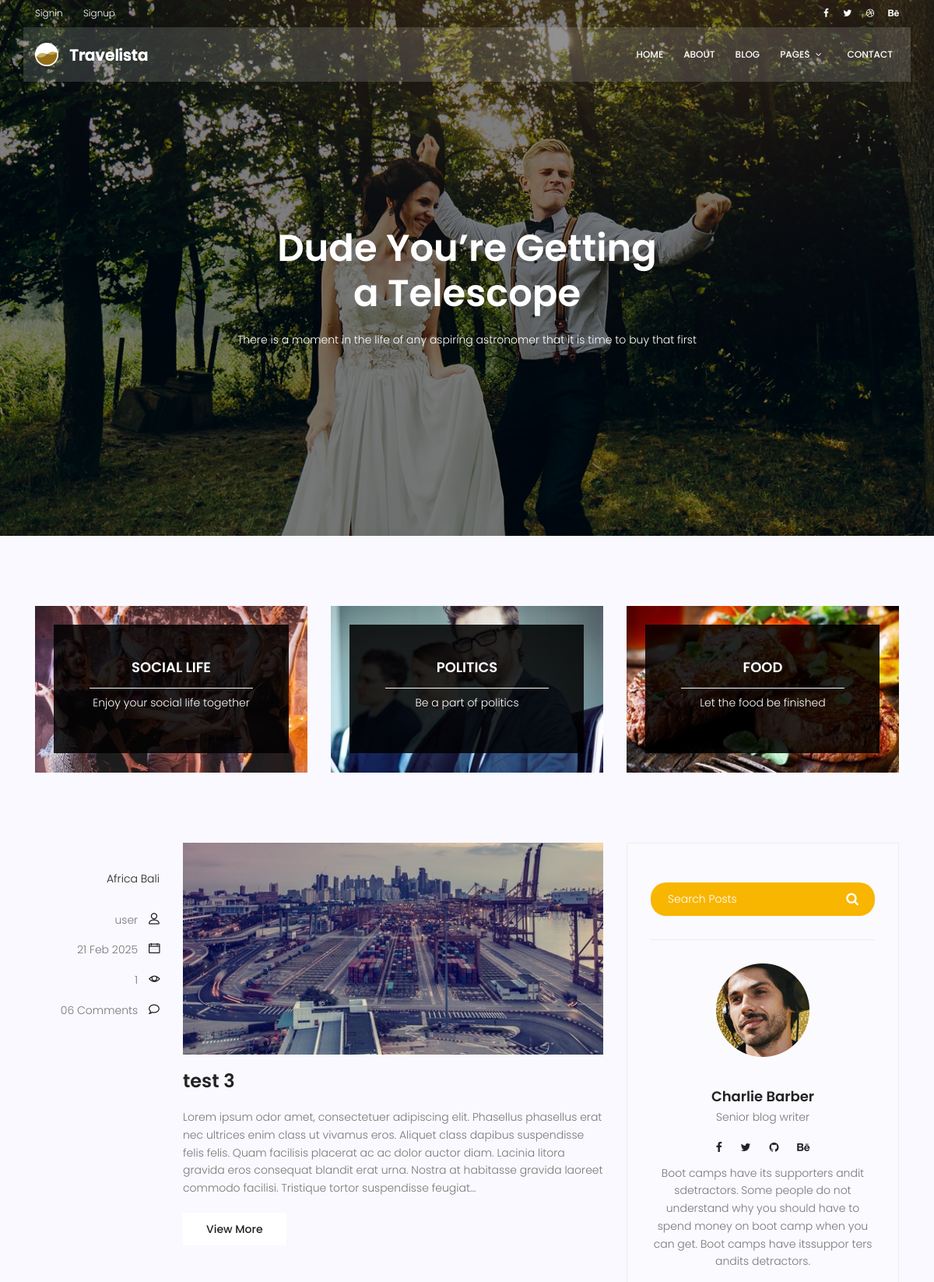
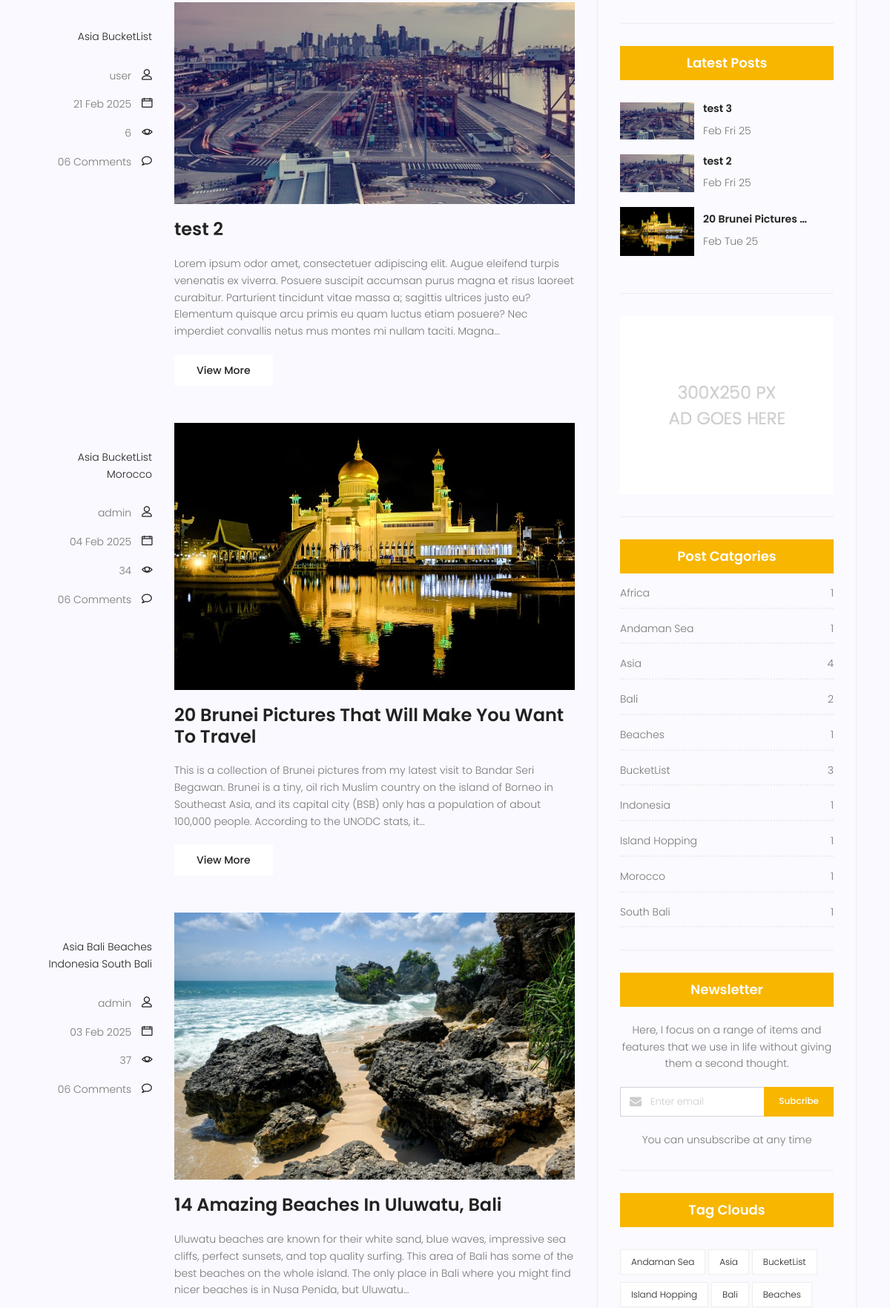
The app's page /blog/search/ (upper part) with its own data (2 pictures, top to bottom).
### app_blog/models.py (models this page shows, shortened)
class category(models.Model):
    name = models.CharField(max_length=150, null=False)
    def __str__(self):
        return self.name

class blog(models.Model):
    image = models.ImageField(upload_to='blog', default='blog/blog_default.jpg')
    author = models.ForeignKey(User, on_delete=models.SET_NULL, null=True)
    title = models.CharField(max_length=255)
    content = models.TextField()
    category = models.ManyToManyField(category)
    counted_views = models.IntegerField(default=0)
    status = models.BooleanField(default=False)
    published_date = models.DateTimeField(null=True)
    created_date = models.DateField(auto_now_add=True)
    updated_date = models.DateTimeField(auto_now=True)
    @property
    def excert(self):
        return Truncator(self.content).words(50)

### app_blog/views.py (the view)
# urls.py: path('blog/search/', views.blog_search, name='blog_search'),
def blog_search(request):
    filters = Q(status=True, published_date__lte = timezone.now())
    if str := request.GET.get('search'):
        filters &= Q(content__contains=str)
    posts = models.blog.objects.filter(filters).order_by('-pk')
    context = {'posts': posts}
    return render(request, 'app_blog/blog-home.html', context)

### app_blog/templatetags/app_blog_tags.py (called while the page is built)
@register.inclusion_tag('app_blog/latest_post.html')
def latestpost():
    posts = blog.objects.filter(status=True, published_date__lte=timezone.now()).order_by('-pk')[:3]
    return {'posts': posts}

@register.inclusion_tag('app_blog/post_categories.html')
def postcategories():
    filters = Q(status=True, published_date__lte = timezone.now())
    categories = blog.objects.values('category__name').filter(filters).annotate(count=Count('id'))
    return {'cats': categories}

@register.inclusion_tag('app_blog/post_categories_list1.html')
def post_categories_list():
    filters = Q(status=True, published_date__lte = timezone.now())
    categorise = blog.objects.values('category__name').filter(filters).distinct()
    return {'cats': categorise}

### app_blog/templates/app_blog/blog-home.html (shortened to what this page needs)
{% extends 'app_blog/base.html' %}
{% load static %}
{% load app_blog_tags %}
{% block content %}
			<section class="banner-area relative blog-home-banner" id="home">
				<div class="overlay overlay-bg"></div>
				<div class="container">
					<div class="row d-flex align-items-center justify-content-center">
						<div class="about-content blog-header-content col-lg-12">
							<h1 class="text-white">
								Dude You’re Getting
								a Telescope
							</h1>
							<p class="text-white">
								There is a moment in the life of any aspiring astronomer that it is time to buy that first
							</p>
						</div>
					</div>
				</div>
			</section>
			<section class="top-category-widget-area pt-90 pb-90 ">
				<div class="container">
					<div class="row">
						<div class="col-lg-4">
							<div class="single-cat-widget">
								<div class="content relative">
									<div class="overlay overlay-bg"></div>
								    <a href="#" target="_blank">
								      <div class="thumb">
								  		 <img class="content-image img-fluid d-block mx-auto" src="{% static 'app_blog/img/blog/cat-widget1.jpg' %}" alt="">
								  	  </div>
								      <div class="content-details">
								        <h4 class="content-title mx-auto text-uppercase">Social life</h4>
								        <span></span>
								        <p>Enjoy your social life together</p>
								      </div>
								    </a>
								</div>
							</div>
						</div>
						<div class="col-lg-4">
							<div class="single-cat-widget">
								<div class="content relative">
									<div class="overlay overlay-bg"></div>
								    <a href="#" target="_blank">
								      <div class="thumb">
								  		 <img class="content-image img-fluid d-block mx-auto" src="{% static 'app_blog/img/blog/cat-widget2.jpg' %}" alt="">
								  	  </div>
								      <div class="content-details">
								        <h4 class="content-title mx-auto text-uppercase">Politics</h4>
								        <span></span>
								        <p>Be a part of politics</p>
								      </div>
								    </a>
								</div>
							</div>
						</div>
						<div class="col-lg-4">
							<div class="single-cat-widget">
								<div class="content relative">
									<div class="overlay overlay-bg"></div>
								    <a href="#" target="_blank">
								      <div class="thumb">
								  		 <img class="content-image img-fluid d-block mx-auto" src="{% static 'app_blog/img/blog/cat-widget3.jpg' %}" alt="">
								  	  </div>
								      <div class="content-details">
								        <h4 class="content-title mx-auto text-uppercase">Food</h4>
								        <span></span>
								        <p>Let the food be finished</p>
								      </div>
								    </a>
								</div>
							</div>
						</div>
					</div>
				</div>
			</section>
			<section class="post-content-area">
				<div class="container">
					<div class="row">
						<div class="col-lg-8 posts-list">
							{% for post in posts %}
								<div class="single-post row">
									<div class="col-lg-3  col-md-3 meta-details">
										<ul class="tags">
											{% for tag in post.category.all %}
												<li><a href="{% url 'app_blog:blog_home' cat=tag %}">{{tag}}</a></li>
											{% endfor %}
										</ul>
										<div class="user-details row">
											<p class="user-name col-lg-12 col-md-12 col-6"><a href="{% url 'app_blog:blog_home' user=post.author %}">{{post.author}}</a> <span class="lnr lnr-user"></span></p>
											<p class="date col-lg-12 col-md-12 col-6"><a href="#">{{post.published_date| date:"d M Y"}}</a> <span class="lnr lnr-calendar-full"></span></p>
											<p class="view col-lg-12 col-md-12 col-6"><a href="#">{{post.counted_views}}</a> <span class="lnr lnr-eye"></span></p>
											<p class="comments col-lg-12 col-md-12 col-6"><a href="#">06 Comments</a> <span class="lnr lnr-bubble"></span></p>
										</div>
									</div>
									<div class="col-lg-9 col-md-9 ">
										<div class="feature-img">
											<img class="img-fluid" src="{{ post.image.url }}" alt="">
										</div>
										<a class="posts-title" href="{% url 'app_blog:blog_detail' post.id %}"><h3>{{post.title}}</h3></a>
										<p class="excert">
											{{post.excert}}
										</p>
										<a href="{% url 'app_blog:blog_detail' post.id %}" class="primary-btn">View More</a>
									</div>
								</div>
							{% endfor %}
						</div>
						<div class="col-lg-4 sidebar-widgets">
							<div class="widget-wrap">
								<div class="single-sidebar-widget search-widget">
									<form class="search-form" action="{% url 'app_blog:blog_search' %}">
			                            <input placeholder="Search Posts" name="search" type="text" onfocus="this.placeholder = ''" onblur="this.placeholder = 'Search Posts'" >
			                            <button type="submit"><i class="fa fa-search"></i></button>
			                        </form>
								</div>
								<div class="single-sidebar-widget user-info-widget">
									<img src="{% static 'app_blog/img/blog/user-info.png' %}" alt="">
									<a href="#"><h4>Charlie Barber</h4></a>
									<p>
										Senior blog writer
									</p>
									<ul class="social-links">
										<li><a href="#"><i class="fa fa-facebook"></i></a></li>
										<li><a href="#"><i class="fa fa-twitter"></i></a></li>
										<li><a href="#"><i class="fa fa-github"></i></a></li>
										<li><a href="#"><i class="fa fa-behance"></i></a></li>
									</ul>
									<p>
										Boot camps have its supporters andit sdetractors. Some people do not understand why you should have to spend money on boot camp when you can get. Boot camps have itssuppor ters andits detractors.
									</p>
								</div>
								{% latestpost %}
								<div class="single-sidebar-widget ads-widget">
									<a href="#"><img class="img-fluid" src="{% static 'app_blog/img/blog/ads-banner.jpg' %}" alt=""></a>
								</div>
								{% postcategories %}
								<div class="single-sidebar-widget newsletter-widget">
									<h4 class="newsletter-title">Newsletter</h4>
									<p>
										Here, I focus on a range of items and features that we use in life without
										giving them a second thought.
									</p>
									<div class="form-group d-flex flex-row">
									   <div class="col-autos">
									      <div class="input-group">
									        <div class="input-group-prepend">
									          <div class="input-group-text"><i class="fa fa-envelope" aria-hidden="true"></i>
											</div>
									        </div>
									        <input type="text" class="form-control" id="inlineFormInputGroup" placeholder="Enter email" onfocus="this.placeholder = ''" onblur="this.placeholder = 'Enter email'" >
									      </div>
									    </div>
									    <a href="#" class="bbtns">Subcribe</a>
									</div>
									<p class="text-bottom">
										You can unsubscribe at any time
									</p>
								</div>
								{% post_categories_list %}
							</div>
						</div>
					</div>
				</div>
			</section>
		</body>
	</html>
{% endblock %}

### app_blog/templates/app_blog/base.html (shortened to what this page needs)
{% load static %}
	<!DOCTYPE html>
	<html lang="zxx" class="no-js">
	<head>
			<link rel="stylesheet" href="{% static 'app_blog/css/linearicons.css' %}">
			<link rel="stylesheet" href="{% static 'app_blog/css/font-awesome.min.css' %}">
			<link rel="stylesheet" href="{% static 'app_blog/css/bootstrap.css' %}">
			<link rel="stylesheet" href="{% static 'app_blog/css/magnific-popup.css' %}">
			<link rel="stylesheet" href="{% static 'app_blog/css/jquery-ui.css' %}">
			<link rel="stylesheet" href="{% static 'app_blog/css/nice-select.css' %}">
			<link rel="stylesheet" href="{% static 'app_blog/css/animate.min.css' %}">
			<link rel="stylesheet" href="{% static 'app_blog/css/owl.carousel.css' %}">
			<link rel="stylesheet" href="{% static 'app_blog/css/main.css' %}">
		</head>
		<body>
			<header id="header">
				<div class="header-top">
					<div class="container">
			  		<div class="row align-items-center">
			  			<div class="col-lg-6 col-sm-6 col-6 header-top-left">
			  				<ul>
								{% if request.user.is_authenticated %}
									<li><a href="#">Hi {{ request.user.username }}</a></li>
									<li><a href="{% url 'accounts:logout' %}">Logout</a></li>
								{% else %}
									<li><a href="{% url 'accounts:login' %}">Signin</a></li>
									<li><a href="{% url 'accounts:signup' %}">Signup</a></li>
								{% endif %}
			  				</ul>
			  			</div>
			  			<div class="col-lg-6 col-sm-6 col-6 header-top-right">
							<div class="header-social">
								<a href="#"><i class="fa fa-facebook"></i></a>
								<a href="#"><i class="fa fa-twitter"></i></a>
								<a href="#"><i class="fa fa-dribbble"></i></a>
								<a href="#"><i class="fa fa-behance"></i></a>
							</div>
			  			</div>
			  		</div>
					</div>
				</div>
				<div class="container main-menu">
					<div class="row align-items-center justify-content-between d-flex">
				      <div id="logo">
				        <a href="{% url 'app_blog:blog_home' %}"><img src="{% static 'app_blog/img/logo.png' %}" alt="" title="" /></a>
				      </div>
				      <nav id="nav-menu-container">
				        <ul class="nav-menu">
				          <li><a href="{% url 'app_blog:home' %}">Home</a></li>
				          <li><a href="{% url 'app_blog:home' %}">About</a></li>
				          <li class="menu-has-children"><a href="{% url 'app_blog:blog_home' %}">Blog</a>
				          </li>
				          <li class="menu-has-children"><a href="">Pages</a>
				          </li>
				          <li><a href="{% url 'app_blog:contact' %}">Contact</a></li>
				        </ul>
				      </nav>
					</div>
				</div>
			</header>
			{% block content %}
			{% endblock %}
		</body>
	</html>

### app_blog/templates/app_blog/latest_post.html
<div class="single-sidebar-widget popular-post-widget">
    <h4 class="popular-title">Latest Posts</h4>
        <div class="popular-post-list">
        {% for post in posts %}
        <div class="single-post-list d-flex flex-row align-items-center">
            <div class="thumb">
                <img class="img-fluid" src="{{post.image.url}}" alt="" style="max-width: 100px;">
            </div>
            <div class="details">
                <a href="{% url 'app_blog:blog_detail' post.id %}"><h6>{{post.title|truncatewords:3}}</h6></a>
                <p>{{post.published_date|date:"M D y"}}</p>
            </div>
        </div>
        {% endfor %}
    </div>
</div>

### app_blog/templates/app_blog/post_categories.html
<div class="single-sidebar-widget post-category-widget">
    <h4 class="category-title">Post Catgories</h4>
    <ul class="cat-list">
        {% for cat in cats %}
        <li>
            <a href="{% url 'app_blog:blog_home' cat=cat.category__name %}" class="d-flex justify-content-between">
                <p>{{cat.category__name}}</p>
                <p>{{cat.count}}</p>
            </a>
        </li>
        {% endfor %}
    </ul>
</div>

### app_blog/templates/app_blog/post_categories_list1.html
<div class="single-sidebar-widget tag-cloud-widget">
    <h4 class="tagcloud-title">Tag Clouds</h4>
    <ul>
        {% for cat in cats %}
            <li><a href="{% url 'app_blog:blog_home' cat=cat.category__name %}">    {{cat.category__name}}</a></li>
        {% endfor %}
    </ul>
</div>

### records on screen
blog: author "user", published_date "21 Feb 2025", counted_views "1", image (placeholder picture), title "test 3", excert "Lorem ipsum odor amet, consectetuer adipiscing elit. Phasellus phasellus erat nec ultrices enim class ut vivamus eros. Aliquet class dapibus suspendisse felis felis. Quam facilisis placerat ac ac dolor auctor diam. Lacinia litora gravida eros consequat blandit erat urna. Nostra at habitasse gravida laoreet commodo facilisi. Tristique tortor suspendisse feugiat…", published_date "Feb Fri 25"
category: name "Africa"
category: name "Bali"
blog: author "user", published_date "21 Feb 2025", counted_views "6", image (placeholder picture), title "test 2", excert "Lorem ipsum odor amet, consectetuer adipiscing elit. Augue eleifend turpis venenatis ex viverra. Posuere suscipit accumsan purus magna et risus laoreet curabitur. Parturient tincidunt vitae massa a; sagittis ultrices justo eu? Elementum quisque arcu primis eu quam luctus etiam posuere? Nec imperdiet convallis netus mus montes mi nullam taciti. Magna…", published_date "Feb Fri 25"
category: name "Asia"
category: name "BucketList"
blog: author "admin", published_date "04 Feb 2025", counted_views "34", image (picture), title "20 Brunei Pictures That Will Make You Want To Travel", excert "This is a collection of Brunei pictures from my latest visit to Bandar Seri Begawan. Brunei is a tiny, oil rich Muslim country on the island of Borneo in Southeast Asia, and its capital city (BSB) only has a population of about 100,000 people. According to the UNODC stats, it…", title "20 Brunei Pictures …", published_date "Feb Tue 25"
category: name "Morocco"
blog: author "admin", published_date "03 Feb 2025", counted_views "37", image (picture), title "14 Amazing Beaches In Uluwatu, Bali", excert "Uluwatu beaches are known for their white sand, blue waves, impressive sea cliffs, perfect sunsets, and top quality surfing. This area of Bali has some of the best beaches on the whole island. The only place in Bali where you might find nicer beaches is in Nusa Penida, but Uluwatu…"
category: name "Beaches"
category: name "Indonesia"
category: name "South Bali"

### other values on screen
{{ cat.category__name }} "Africa" "Andaman Sea" "Asia" "Bali" "Beaches" "BucketList" "Indonesia" "Island Hopping" "Morocco" "South Bali"
{{ cat.count }} "1" "1" "4" "2" "1" "3" "1" "1" "1" "1"
{{ cat.category__name }} "Andaman Sea" "Asia" "BucketList" "Island Hopping" "Bali" "Beaches"
